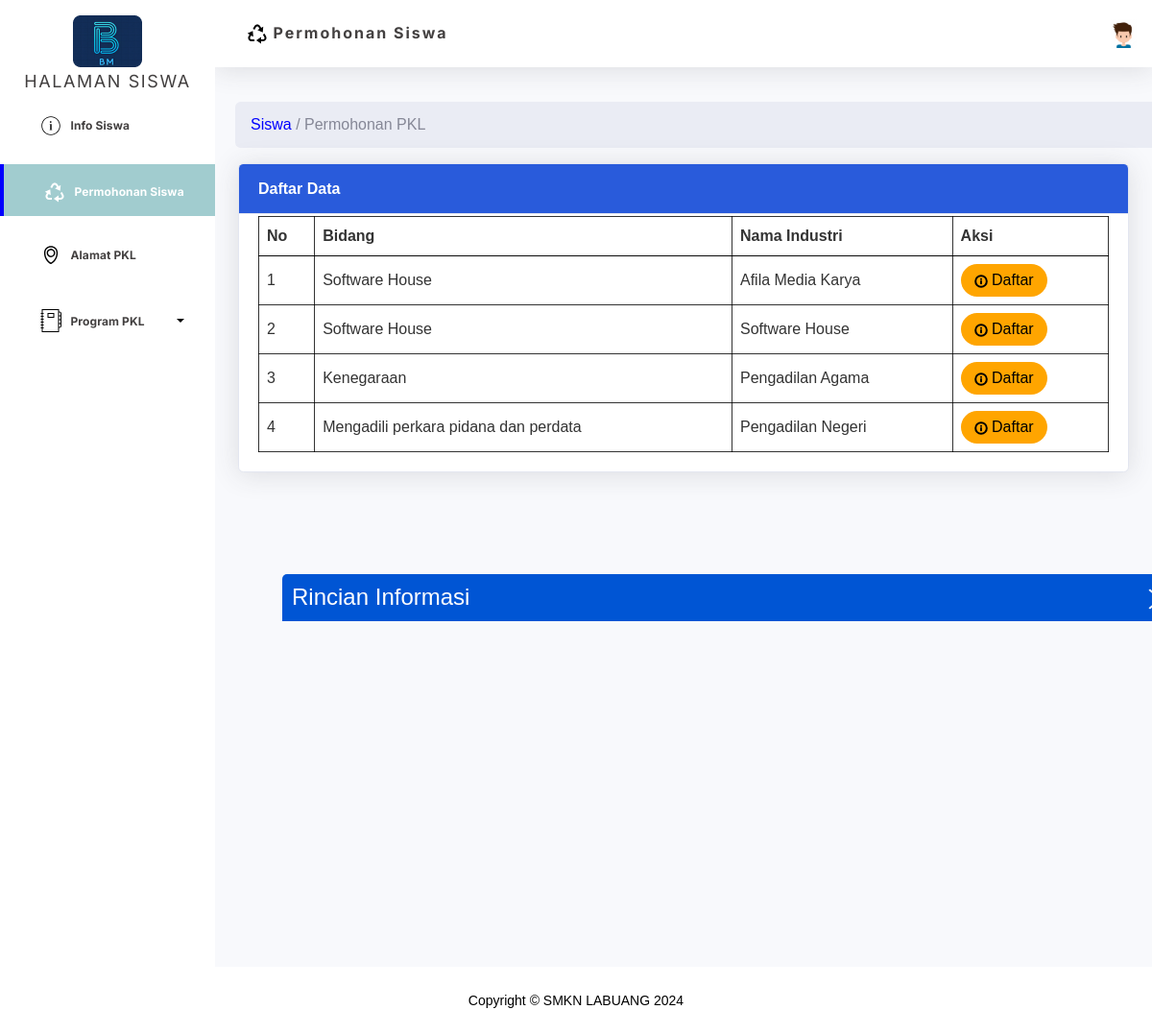
Before: /halaman_siswa/permohonanpkl.php with the older database file.
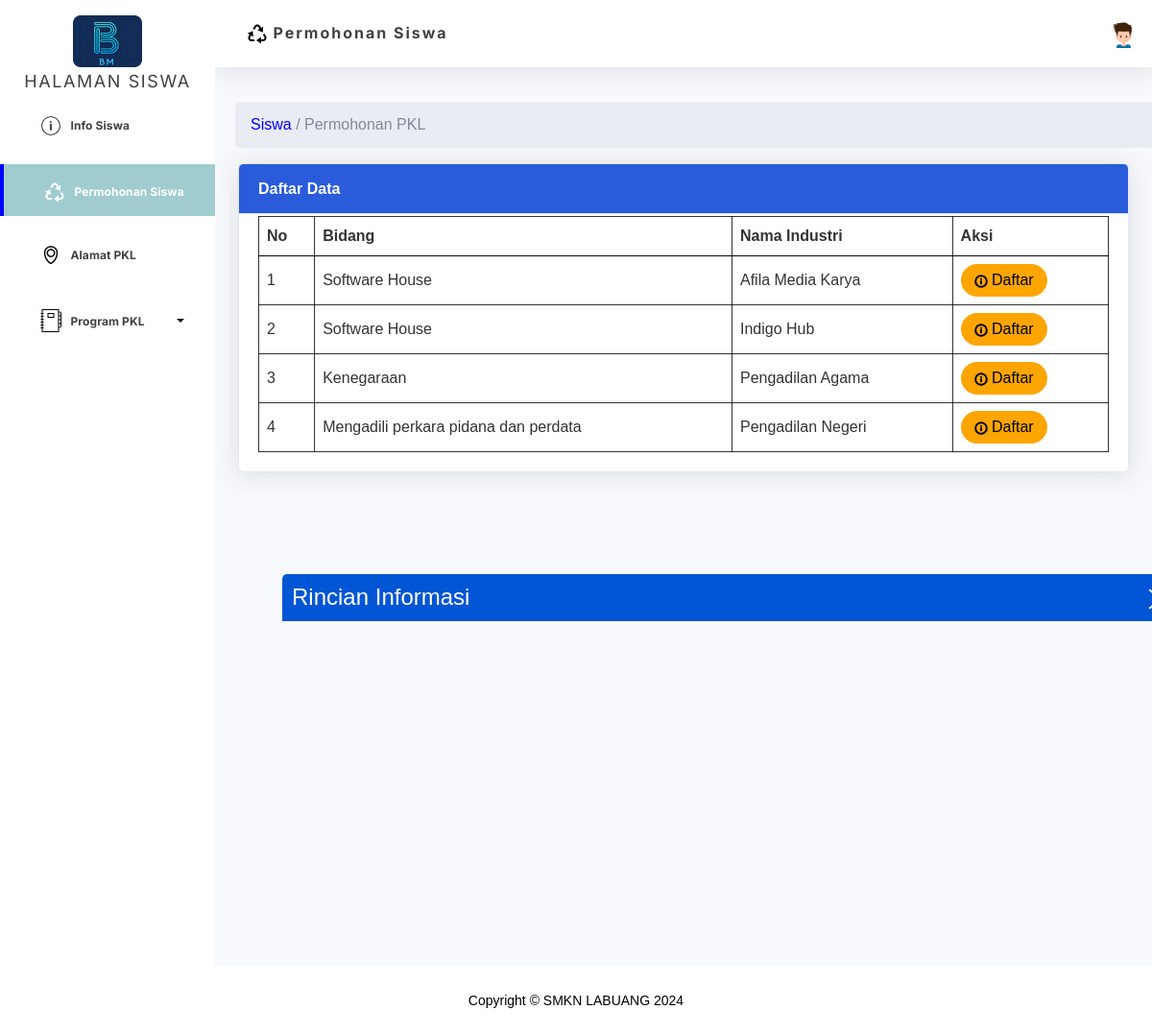
After: the same page with the newer database file.
### tables this page shows
CREATE TABLE `tb_perusahaan` (
  `id_perusahaan` int NOT NULL,
  `kode_guru` varchar(5) NOT NULL,
  `pendiri` varchar(50) NOT NULL,
  `nama_perusahaan` varchar(50) NOT NULL,
  `bidang_industri` varchar(50) NOT NULL,
  `lokasi` varchar(100) NOT NULL,
  `jalan` varchar(100) NOT NULL,
  `tahun_didirikan` varchar(50) NOT NULL,
  `status` enum('menunggu','meterima','menolak') NOT NULL DEFAULT 'menunggu'
);

### halaman_siswa/permohonanpkl.php (the view, shortened to what this page needs)
<?php include 'koneksi.php' ;
$sql = "SELECT id_perusahaan, pendiri, nama_perusahaan, bidang_industri, lokasi, jalan, tahun_didirikan FROM tb_perusahaan";
$result = $conn->query($sql);
?>
<!DOCTYPE html>
<html lang="en">
<head>
    <link href="vendor/fontawesome-free/css/all.min.css" rel="stylesheet" type="text/css">
    <link href="css/sb-admin-2.css" rel="stylesheet">
   <link rel="stylesheet" href="css/coba2.css?v2">
</head>
<body id="page-top">
    <div id="wrapper">
        <ul class="navbar-nav bg-gradient-primary sidebar sidebar-dark accordion" id="accordionSidebar">
            <a class="sidebar-brand d-flex align-items-center justify-content-center" href="beranda.php">
                <div class="sidebar-brand-icon rotate-n-" style="color: #000;">
                    <i href="beranda.php"> <img src="img/Screenshot (7).png" alt=""></i>
                </div>
                <div class="sidebar-brand-text mx-1 mt-1" href="">HALAMAN SISWA</div>
            </a>
            <li class="nav-item">
                <a class="nav-link" href="infosiswa.php" aria-label="Dashboard">
                    <span>Info Siswa</span>
                </a>
            </li>
            <li class="nav-item ">
                <a class="nav-link active" href="permohonanpkl.php">
                    <span>Permohonan Siswa</span>
                </a>
            </li>
                <li class="nav-item">
                    <a class="nav-link collapsed" href="alamatpkl.php">
                        <span>Alamat PKL</span>
                    </a>
                </li>
            <li class="nav-item">
                <a class="nav-link  collapsed" href="#" id="dropdown_toggle" data-toggle="collapse" data-target="#collapseTwo"
                aria-expanded="true" aria-controls="collapseTwo">
                    <span>Program PKL</span>
                    <svg id="dropdown-icon" width="16" height="16" viewBox="0 0 24 24" fill="none" xmlns="http://www.w3.org/2000/svg">
                        <path d="M6 9L12 15L18 9H6Z" fill="black"/>
                    </svg>
                </a>
            </li>
        </ul>
        <div id="content-wrapper" class="d-flex flex-column">
            <div id="content">
                <nav class="navbar navbar-expand navbar-light bg-white topbar mb-4 static-top shadow">
                    <form
                        class="d-none d-sm-inline-block form-inline mr-auto ml-md-3 my-2 my-md-0 mw-100 navbar-search">
                        <div class="input-group">
                            <a class="nav-link1 active" href="permohonanpkl.php" aria-label="Dashboard">
                                <span>Permohonan Siswa</span>
                            </a>
                        </div>
                    </form>
                    <ul class="navbar-nav ml-auto">
                        <li class="nav-item dropdown no-arrow">
                            <a class="nav-link1 dropdown-toggle" href="#" id="userDropdown" role="button"
                                data-toggle="dropdown" aria-haspopup="true" aria-expanded="false">
                                <img class="img-profile"
                                    src="img/profil.svg">
                            </a>
                        </li>
                    </ul>
                </nav>
                <div class="container-fluid">
                    <nav class="breadcrumb">
                        <section class="content">
                        <span class="textd">Siswa</span>
                        <span>/ Permohonan PKL</span>
                    </nav>
                    <div class="container">
                        <div class="card shadow mb-4">
                            <div class="card-header py-3"style="background-color: #295BDB; color: white;">
                                <h6 class="m-0 font-weight-bold text-white">Daftar Data</h6>
                            </div>
                            <div class="card-body">
                                <div class="table-responsive">
                                    <section class="data-section">
                                        <table class="data-table unified-table" style="padding-bottom: -300px;">
                                            <tbody>
                                                <tr>
                                                    <td>
                                                        <table class="nested-table">
                                                            <tr>
                                                                <td><strong>No</strong></td>
                                                                <td><strong>Bidang</strong></td>
                                                                <td><strong>Nama Industri</strong></td>
                                                                <td><strong>Aksi</strong></td>
                                                            </tr>
                                                            <tr class="tr_hover">
                                                                <?php
                                                            if ($result->num_rows > 0) {
    $no = 1;
    while ($row = $result->fetch_assoc()) {
        echo "<tr>
        <td>" . $no . "</td>
        <td>" . $row["bidang_industri"] . "</td>
        <td>" . $row["nama_perusahaan"] . "</td>
        <td>
                                                                <a href='inputpermoho.php'><button class='daftar-btn'><svg xmlns='http://www.w3.org/2000/svg' width='14' height='14' viewBox='0 0 14 14' fill='none'>
                                                                            <g clip-path='url(#clip0_1112_2)'>
                                                                              <path d='M7.00008 12.8327C10.2217 12.8327 12.8334 10.221 12.8334 6.99935C12.8334 3.77769 10.2217 1.16602 7.00008 1.16602C3.77842 1.16602 1.16675 3.77769 1.16675 6.99935C1.16675 10.221 3.77842 12.8327 7.00008 12.8327Z' stroke='black' stroke-width='2' stroke-linecap='round' stroke-linejoin='round'/>
                                                                              <path d='M7 9.33333V7' stroke='black' stroke-width='2' stroke-linecap='round' stroke-linejoin='round'/>
                                                                              <path d='M7 4.66602H7.00583' stroke='black' stroke-width='2' stroke-linecap='round' stroke-linejoin='round'/>
                                                                            </g>
                                                                            <defs>
                                                                              <clipPath id='clip0_1112_2'>
                                                                                <rect width='14' height='14' fill='white'/>
                                                                              </clipPath>
                                                                            </defs>
                                                                          </svg>    Daftar</button></a>
                                                                          </td>
      </tr>";
$no++;
}
} else {
echo "<tr><td colspan='5'>No results found.</td></tr>";
}
?>
                                                        </table>
                                                        </div>
                                                    </div>
                                </div>
                            </div>
                        </div>
                    </div>
                </div>
                <div class="container1">
                    <h2>Rincian Informasi
                        <span class="dropdown-icon" onclick="toggleForm()"><svg xmlns="http://www.w3.org/2000/svg" width="15" height="22" viewBox="0 0 15 22" fill="none">
                            <path d="M0.5 1.77312L2.00937 0.5L14.5 11L2.00937 21.5L0.5 20.2334L11.474 11L0.5 1.77312Z" fill="white"/>
                          </svg></span>
                    </h2>
                </div>
            </div>
<?php include 'footer.php' ?>

### halaman_siswa/footer.php (shortened to what this page needs)
  <footer class="sticky-footer bg-white">
                <div class="container my-auto">
                    <div class="copyright text-center my-auto">
                    <span>Copyright &copy; SMKN LABUANG <?php echo date("Y"); ?> </span>
                    </div>
                </div>
            </footer>
</body>
</html>

### halaman_siswa/css/coba2.css (style rules this page uses)
* { margin: 0; padding: 0; box-sizing: border-box; }
body { font-family: Arial, sans-serif; background-color: #f7f7f7; }
.breadcrumb { width: 690%; margin-left: -3px; display: flex; flex-wrap: wrap; padding: 0.75rem 1rem; margin-top: -100px; list-style: none; background-color: #eaecf4; border-radius: 0.35rem; }
.unified-table { width: 100%; border-collapse: collapse; margin-top: 20px; }
.data-table td { color: #333; }
.nested-table { width: 100%; background-color: white; color: #333; border-collapse: collapse; }
.nested-table td { padding: 8px; border: 1px solid rgba(0, 0, 0, 0.80); }
.daftar-btn { width: 90px; padding: 5px 10px; background-color: orange; color: black; border: none; border-radius: 50px; cursor: pointer; }
.content .textd { color: blue; }
.nav-item a.active { background-color: #A1CCCF; color: #fff; height: 54px; border-left: 4px solid blue; }
.container1 { margin-left: 50px; margin-top: -100px; width: 1000px; border-radius: 10px; padding: 20px; }
.dropdown-icon { cursor: pointer; display: inline-block; transition: transform 0.3s ease; }
h2 { margin-top: 50px; background-color: #0055D4; color: white; text-align: left; padding: 10px; border-radius: 5px 5px 0 0; font-size: 1.5em; }
h2 span { margin-left: 700px; }
table { box-shadow: 0 4px 8px rgba(0, 0, 0, 0.1); margin-top: -6px; background-color: white; width: 100%; border-collapse: collapse; }
td { padding: 0px; vertical-align: middle; }

Changed rows visible on the page:
changed tb_perusahaan: nama_perusahaan "Software House" → "Indigo Hub"
